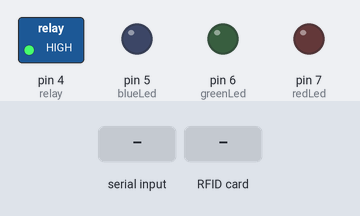
This sketch was run on a simulated Arduino Uno, built with avr-gcc and run on an emulated ATmega328P. Parts: switched loads named in the sketch (green lamp = pin HIGH), output pins drawn as LEDs (lit = HIGH). Dashed ring = blinking. Inputs (shaded band) come from the test bench. Pins used as bus, display or sensor lines are not drawn; what the sketch prints to the serial monitor is not drawn.

Above: at 1.2 s.
1.3 s: "1;" received over Serial
At 1.55 s:
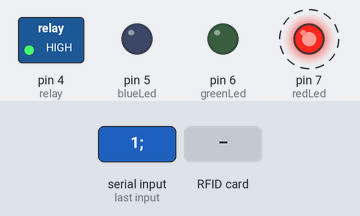
4.3 s: RFID card 5E 7A 19 C4 held to the reader
At 4.41 s:
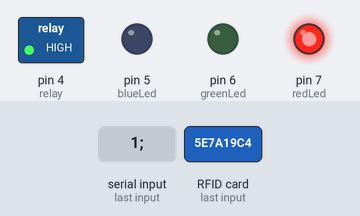
Timing chart, 0 to 7.3 s (numbered marks = the images above; inputs shaded):
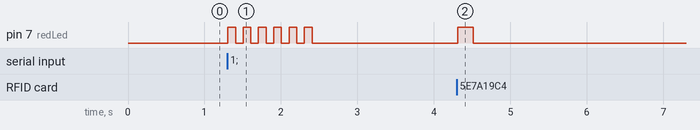

Measured:
- after the input at 1.3 s, pin 7 (redLed): alternates HIGH for 0.10 s and LOW for 0.10 s, 12 changes in all, then stays LOW, starting at once
- after the input at 4.3 s, pin 7 (redLed): LOW → HIGH at once, → LOW 0.20 s later

The sketch:

sketch.ino
```cpp
// (licence header left out)
#include <EEPROM.h>     // We are going to read and write PICC's UIDs from/to EEPROM
#include <SPI.h>        // RC522 Module uses SPI protocol
#include <MFRC522.h>  // Library for Mifare RC522 Devices

// #define COMMON_ANODE

#ifdef COMMON_ANODE
#define LED_ON LOW
#define LED_OFF HIGH
#else
#define LED_ON HIGH
#define LED_OFF LOW
#endif

// #define INVERT_RELAY

#ifdef INVERT_RELAY
#define REL_ON LOW
#define REL_OFF HIGH
#else
#define REL_ON HIGH
#define REL_OFF LOW
#endif


String in_msg;
String rsp_msg;
String msg;

constexpr uint8_t redLed = 7;   // Set Led Pins
constexpr uint8_t greenLed = 6;
constexpr uint8_t blueLed = 5;

constexpr uint8_t relay = 4;     // Set Relay Pin

boolean is_unlocked = false; // Needed to keep consitant led state

bool new_read;    // Variable who keeps if we have Successful Read from Reader
byte readCard[4];   // Stores scanned ID read from RFID Module

// Create MFRC522 instance.
// On UNO, prototype de Simon
constexpr uint8_t RST_PIN = 9;
constexpr uint8_t SS_PIN = 10;

// On proto for rs485
// constexpr uint8_t RST_PIN = 2;
// constexpr uint8_t SS_PIN = 10;

MFRC522 mfrc522(SS_PIN, RST_PIN);

///////////////////////////////////////// Setup ///////////////////////////////////
void setup() {
  // Avoid Heap fragmentation !?!
  // read : https://cpp4arduino.com/2018/11/06/what-is-heap-fragmentation.html
  in_msg.reserve(100);
  rsp_msg.reserve(100);
  msg.reserve(100);
  //Arduino Pin Configuration
  pinMode(redLed, OUTPUT);
  pinMode(greenLed, OUTPUT);
  pinMode(blueLed, OUTPUT);

  pinMode(relay, OUTPUT);

  //Be careful how relay circuit behave on while resetting or power-cycling your Arduino
  digitalWrite(relay, HIGH);    // Make sure door is locked

  //Protocol Configuration
  Serial.begin(115200);  // Initialize serial communications with PC
  SPI.begin();           // MFRC522 Hardware uses SPI protocol
  mfrc522.PCD_Init();    // Initialize MFRC522 Hardware

  //If you set Antenna Gain to Max it will increase reading distance
  //mfrc522.PCD_SetAntennaGain(mfrc522.RxGain_max);

  ShowReaderDetails();  // Show details of PCD - MFRC522 Card Reader details
  Serial.println("Initialisation of USB_KEY_READER done");
  Serial.print("confirm:ready;");
}


///////////////////////////////////////// Main Loop ///////////////////////////////////
void loop () {

  // Read potential new badge
  getID();

  if (new_read) {
    digitalWrite(redLed, LED_ON);
    msg = "new_read:";
    for ( uint8_t i = 0; i < 4; i++) {
      msg += String(readCard[i], HEX);
    }
    msg += ";";
    new_read = false;
    Serial.print(msg);
    // Just wait a little for led to be of noticably before order
    delay(200);
  }

  if (Serial.available() > 0) {
    // read until ; or timeout after 1 sec
    in_msg = Serial.readStringUntil(';');

    if (in_msg ==  "order:lock") {
      Serial.print("confirm:lock;");
      lock();
    } else if (in_msg == "order:unlock") {
      Serial.print("confirm:unlock;");
      unlock();
    } else if (in_msg == "order:denied") {
      Serial.print("confirm:denied;");
      denied();
    } else { // If the message is not known, simply echo
      Serial.print(in_msg + ";");
      unknown();
    }
  }

  // check led state
  if (is_unlocked){
    digitalWrite(redLed, LED_OFF);
    digitalWrite(greenLed, LED_ON);
    digitalWrite(blueLed, LED_OFF);
  } else {
    digitalWrite(redLed, LED_OFF);
    digitalWrite(greenLed, LED_OFF);
    digitalWrite(blueLed, LED_OFF);
  }

}

/////////////////////////////////////////  Accesses    ///////////////////////////////////
void unlock (){
  delay(1000);
  digitalWrite(redLed, LED_OFF);

  is_unlocked = true;
  digitalWrite(relay, REL_ON); //Open relay
}

void lock (){
  digitalWrite(redLed, LED_ON);
  digitalWrite(greenLed, LED_ON);
  delay(1000);
  digitalWrite(greenLed, LED_OFF);
  delay(1000);
  digitalWrite(redLed, LED_OFF);

  is_unlocked = false;
  digitalWrite(relay, REL_OFF); //Close relay
}

void denied() {
  digitalWrite(greenLed, LED_OFF);
  for ( uint8_t i = 0; i < 3; i++) {
    digitalWrite(redLed, LED_ON);
    delay(200);
    digitalWrite(redLed, LED_OFF);
    delay(200);
  }
  digitalWrite(redLed, LED_ON);
  delay(1000);
  digitalWrite(redLed, LED_OFF);
}

void unknown() {
  for ( uint8_t i = 0; i < 6; i++) {
    digitalWrite(redLed, LED_ON);
    delay(100);
    digitalWrite(redLed, LED_OFF);
    delay(100);
  }
}


///////////////////////////////////////// Get PICC's UID ///////////////////////////////////
uint8_t getID() {
  // Getting ready for Reading PICCs
  if ( ! mfrc522.PICC_IsNewCardPresent()) { //If a new PICC placed to RFID reader continue
    return 0;
  }
  if ( ! mfrc522.PICC_ReadCardSerial()) {   //Since a PICC placed get Serial and continue
    return 0;
  }
  // There are Mifare PICCs which have 4 byte or 7 byte UID care if you use 7 byte PICC
  // I think we should assume every PICC as they have 4 byte UID
  // Until we support 7 byte PICCs
  for ( uint8_t i = 0; i < 4; i++) {  //
    readCard[i] = mfrc522.uid.uidByte[i];
  }
  new_read = true;
  mfrc522.PICC_HaltA(); // Stop reading
  return 1;
}

void ShowReaderDetails() {
  // Get the MFRC522 software version
  byte v = mfrc522.PCD_ReadRegister(mfrc522.VersionReg);
  Serial.print(F("MFRC522 Software Version: 0x"));
  Serial.print(v, HEX);
  if (v == 0x91)
    Serial.print(F(" = v1.0"));
  else if (v == 0x92)
    Serial.print(F(" = v2.0"));
  else
    Serial.print(F(" (unknown),probably a chinese clone?"));
  Serial.println("");
  // When 0x00 or 0xFF is returned, communication probably failed
  if ((v == 0x00) || (v == 0xFF)) {
    Serial.println(F("WARNING: Communication failure, is the MFRC522 properly connected?"));
    Serial.println(F("SYSTEM HALTED: Check connections."));
    // Visualize system is halted
    digitalWrite(greenLed, LED_OFF);  // Make sure green LED is off
    digitalWrite(redLed, LED_ON);   // Turn on red LED
    while (true); // do not go further
  }
}
```
